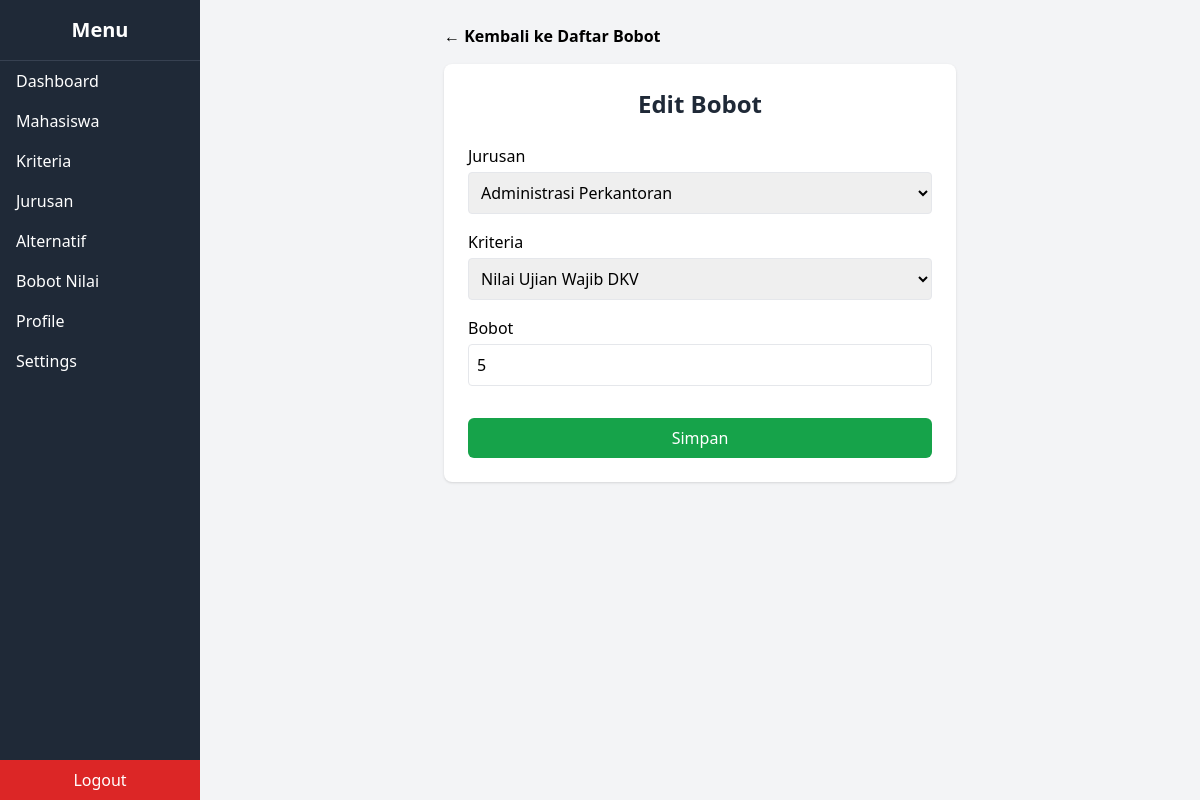
Screenshot of /bobot/edit/28 with the database file from the repository.
### tables this page shows
CREATE TABLE `bobot_jurusan` (
  `id_bobot` int NOT NULL,
  `id_jurusan` int DEFAULT NULL,
  `id_kriteria` int DEFAULT NULL,
  `bobot` int DEFAULT NULL
);

CREATE TABLE `jurusan` (
  `id_jurusan` int NOT NULL,
  `nama` varchar(100) DEFAULT NULL
);

CREATE TABLE `kriteria` (
  `id_kriteria` int NOT NULL,
  `kode` varchar(5) DEFAULT NULL,
  `nama` varchar(100) DEFAULT NULL,
  `sifat` enum('benefit','cost') DEFAULT 'benefit'
);

### application/controllers/Bobot.php (called while the page is built, shortened)
<?php
class Bobot extends CI_Controller
{
    public function __construct()
    {
        $this->load->model('Bobot_model');
        $this->load->model('Jurusan_model');
        $this->load->model('Kriteria_model');
    }
    public function edit($id)
    {
        $data['bobot'] = $this->Bobot_model->get_by_id($id);
        $data['jurusan'] = $this->Jurusan_model->get_all();
        $data['kriteria'] = $this->Kriteria_model->get_all();
        $this->load->view('templates/header_dashboard');
        $this->load->view('bobot/edit', $data);
        $this->load->view('templates/footer_dashboard');
    }
}

### index.php (called while the page is built, shortened)
<?php
require_once BASEPATH.'core/CodeIgniter.php';

### application/models/Jurusan_model.php (called while the page is built, shortened)
<?php
class Jurusan_model extends CI_Model
{
    public function get_all()
    {
        return $this->db->get('jurusan')->result();
    }
}

### application/models/Bobot_model.php (called while the page is built, shortened)
<?php
class Bobot_model extends CI_Model
{
    public function get_by_id($id)
    {
        $this->db->select('bobot_jurusan.*, jurusan.nama as jurusan, kriteria.nama as kriteria');
        $this->db->from('bobot_jurusan');
        $this->db->join('jurusan', 'jurusan.id_jurusan = bobot_jurusan.id_jurusan');
        $this->db->join('kriteria', 'kriteria.id_kriteria = bobot_jurusan.id_kriteria');
        $this->db->where('id_bobot', $id);
        return $this->db->get()->row();
    }
}

### application/models/Kriteria_model.php (called while the page is built, shortened)
<?php
class Kriteria_model extends CI_Model
{
    public function get_all()
    {
        return $this->db->get('kriteria')->result();
    }
}

### application/views/bobot/edit.php (the view)
<div class="max-w-lg mx-auto">
  <a href="<?= base_url('bobot') ?>" class="inline-block mb-4 text-black hover:text-blue-600 font-semibold">
    &larr; Kembali ke Daftar Bobot
  </a>
</div>
<div class="p-6 max-w-lg mx-auto bg-white rounded-lg shadow">
  <h1 class="text-2xl font-bold text-gray-800 mb-6 text-center">Edit Bobot</h1>
  <form method="post" class="space-y-4">
    <div>
      <label class="block font-medium mb-1">Jurusan</label>
      <select name="id_jurusan" class="w-full border rounded p-2">
        <?php foreach ($jurusan as $j): ?>
          <option value="<?= $j->id_jurusan ?>" <?= $bobot->id_jurusan == $j->id_jurusan ? 'selected' : '' ?>>
            <?= $j->nama ?>
          </option>
        <?php endforeach; ?>
      </select>
    </div>
    <div>
      <label class="block font-medium mb-1">Kriteria</label>
      <select name="id_kriteria" class="w-full border rounded p-2">
        <?php foreach ($kriteria as $k): ?>
          <option value="<?= $k->id_kriteria ?>" <?= $bobot->id_kriteria == $k->id_kriteria ? 'selected' : '' ?>>
            <?= $k->nama ?>
          </option>
        <?php endforeach; ?>
      </select>
    </div>
    <div>
      <label class="block font-medium mb-1">Bobot</label>
      <input
        type="number"
        name="bobot"
        value="<?= $bobot->bobot ?>"
        class="w-full border rounded p-2"
        required>
    </div>
    <div class="pt-4">
      <button type="submit"
        class="w-full bg-green-600 hover:bg-green-700 text-white font-medium px-4 py-2 rounded-md transition duration-200 ease-in-out focus:outline-none focus:ring-2 focus:ring-yellow-500 focus:ring-offset-2">
        Simpan
      </button>
    </div>
  </form>
</div>

### rows the page displays
bobot_jurusan: id_jurusan "Administrasi Perkantoran", id_kriteria "Nilai Ujian Wajib DKV", bobot "5"
